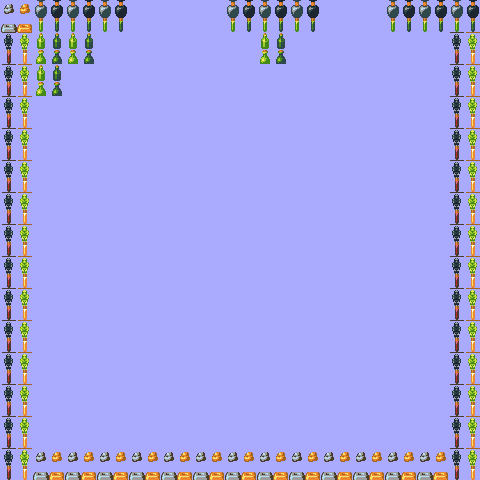

Below is a game level as drawn by its tile map, then a one-line description and the .tmx that defines it (tile-layer data replaced by summaries):
An orthogonal 15x15 tile map with 32x32 px tiles, 2 tile layers (background, foreground).

<map version="1.2" tiledversion="1.3.3" orientation="orthogonal" renderorder="left-down" width="15" height="15" tilewidth="32" tileheight="32" infinite="0" backgroundcolor="#aaaaff" nextlayerid="10" nextobjectid="29">
 <tileset firstgid="1" source="platformer.tsx" />
 <layer id="9" name="background" width="15" height="15">
  <data>[225 cells, 225 non-empty, 1 distinct tile ids]</data>
 </layer>
 <layer id="8" name="foreground" width="15" height="15">
  <data>[225 cells, 68 non-empty, 5 distinct tile ids]</data>
 </layer>
 <objectgroup id="3" name="objects" />
</map>